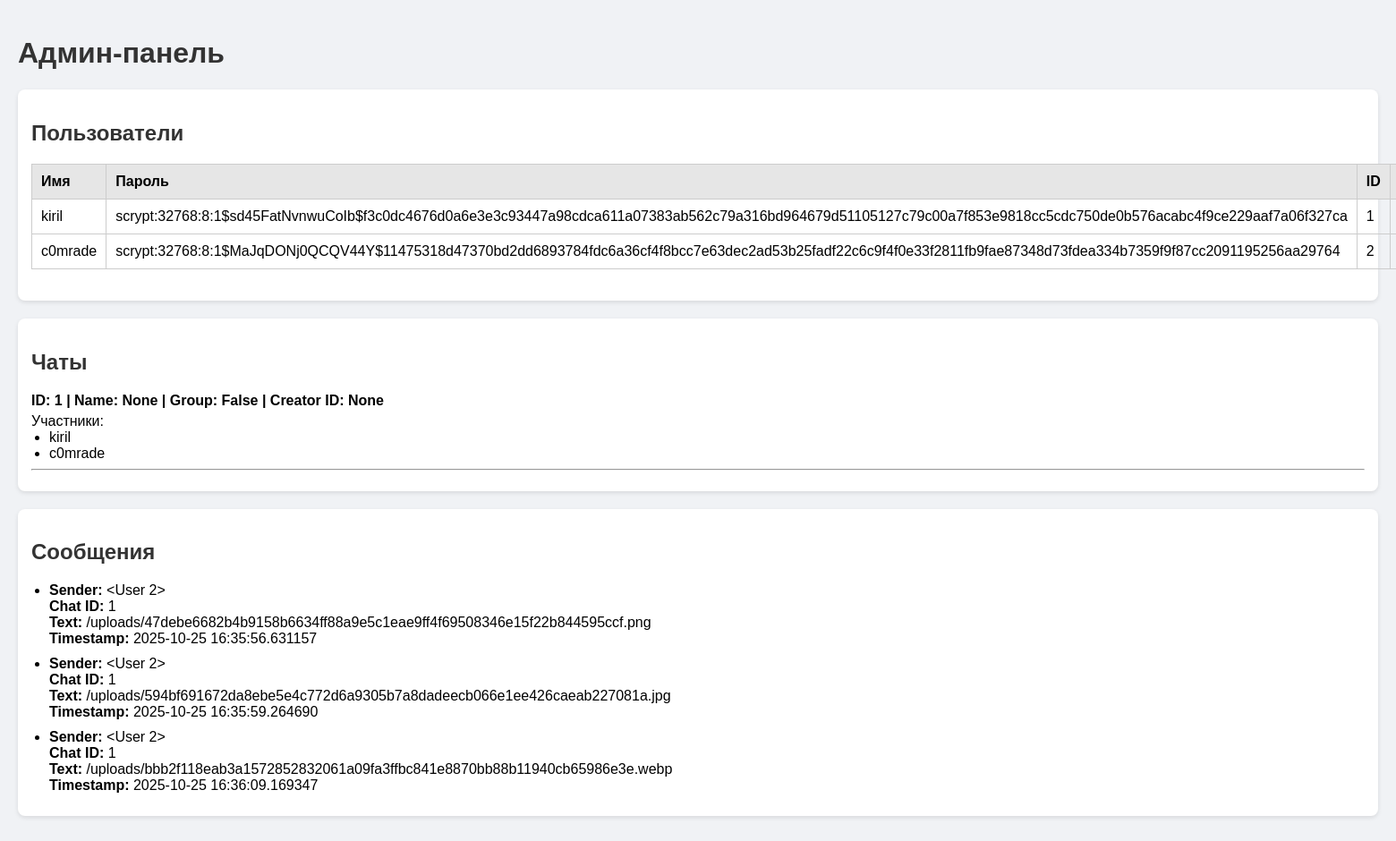
The page /admin on the database its author committed.
### backend/stuff/db.py (models this page shows, shortened)
class User(db.Model):
    __tablename__ = 'users'
    _id = db.Column(db.Integer, primary_key=True)
    name = db.Column(db.String(100), nullable=False)
    password = db.Column(db.String(100), nullable=False)
    messages = db.relationship('Message', back_populates='sender', lazy=True)
    isActive = db.Column(db.Boolean, default=False)

class Message(db.Model):
    __tablename__ = 'messages'
    _id = db.Column(db.Integer, primary_key=True)
    chat_id = db.Column(db.Integer, db.ForeignKey('chats._id'), nullable=False)
    sender_id = db.Column(db.Integer, db.ForeignKey('users._id'), nullable=False)
    text = db.Column(db.String(1000), nullable=False)
    timestamp = db.Column(db.DateTime, default=datetime.utcnow)
    sender = db.relationship('User', back_populates='messages')

### backend/stuff/routes.py (the view)
    @app.route('/admin')
    def admin():
        users_list = User.query.all()
        message_list = Message.query.all()
        chats_raw = Chat.query.all()
        chats = []
        for chat in chats_raw:
            participant_names = []
            for p in chat.participants:
                if p.user:
                    participant_names.append(p.user.name)
                else:
                    print(f"Warning: ChatParticipant {p._id} has no valid user")
            chats.append({
                "id": chat._id,
                "name": chat.name,
                "is_group": chat.is_group,
                "creator_id": chat.creator_id,
                "participants": participant_names
            })
        return render_template("Users.html", users=users_list, chats=chats, messages=message_list)

### backend/stuff/templates/Users.html (shortened to what this page needs)
<!DOCTYPE html>
<html lang="ru">
<head>
</head>
<body>
    <h1>Админ-панель</h1>
    <div class="card">
        <h2>Пользователи</h2>
        <table>
            <thead>
                <tr>
                    <th>Имя</th>
                    <th>Пароль</th>
                    <th>ID</th>
                    <th>Online</th>
                </tr>
            </thead>
            <tbody>
                {% for user in users %}
                <tr>
                    <td>{{ user.name }}</td>
                    <td>{{ user.password }}</td>
                    <td>{{ user._id }}</td>
                    <td>{{ user.isActive }}</td>
                </tr>
                {% else %}
                <tr>
                    <td colspan="2">Пользователи не найдены</td>
                </tr>
                {% endfor %}
            </tbody>
        </table>
    </div>
    <div class="card">
        <h2>Чаты</h2>
        {% for chat in chats %}
        <div class="chat-header">ID: {{ chat.id }} | Name: {{ chat.name }} | Group: {{ chat.is_group }} | Creator ID: {{ chat.creator_id }}</div>
        <span>Участники:</span>
        <ul>
            {% for name in chat.participants %}
                <li>{{ name }}</li>
            {% endfor %}
        </ul>
        <hr>
        {% endfor %}
    </div>
    <div class="card">
        <h2>Сообщения</h2>
        <ul class="message-list">
            {% for msg in messages %}
            <li>
                <strong>Sender:</strong> {{ msg.sender }}<br>
                <strong>Chat ID:</strong> {{ msg.chat_id }}<br>
                <strong>Text:</strong> {{ msg.text }}<br>
                <strong>Timestamp:</strong> {{ msg.timestamp }}<br>
            </li>
            {% else %}
            <li>Сообщений нет</li>
            {% endfor %}
        </ul>
    </div>
</body>
</html>

### backend/stuff/templates/Users.html (style rules this page uses)
body { font-family: Arial, sans-serif; background-color: #f0f2f5; margin: 0; padding: 20px; }
h1, h2, h3 { color: #333; }
table { width: 100%; border-collapse: collapse; margin-bottom: 20px; }
table, th, td { border: 1px solid #ccc; }
th, td { padding: 10px; text-align: left; }
th { background-color: #e6e6e6; }
.card { background-color: white; border-radius: 8px; padding: 15px; margin-bottom: 20px; box-shadow: 0 2px 5px rgba(0,0,0,0.1); }
ul { margin: 0; padding-left: 20px; }
.chat-header { font-weight: bold; margin-bottom: 5px; }
.message-list li { margin-bottom: 10px; }

### rows shown on the page
User: name "kiril", password "scrypt:32768:8:1$sd45FatNvnwuCoIb$f3c0dc4676d0a6e3e3c93447a98cdca611a07383ab562c79a316bd964679d51105127c79c00a7f853e9818cc5cdc750de0b576acabc4f9ce229aaf7a06f327ca", _id "1"
User: name "c0mrade", password "scrypt:32768:8:1$MaJqDONj0QCQV44Y$11475318d47370bd2dd6893784fdc6a36cf4f8bcc7e63dec2ad53b25fadf22c6c9f4f0e33f2811fb9fae87348d73fdea334b7359f9f87cc2091195256aa29764", _id "2"
Message: sender "<User 2>", chat_id "1", text "/uploads/47debe6682b4b9158b6634ff88a9e5c1eae9ff4f69508346e15f22b844595ccf.png", timestamp "2025-10-25 16:35:56.631157"
Message: sender "<User 2>", chat_id "1", text "/uploads/594bf691672da8ebe5e4c772d6a9305b7a8dadeecb066e1ee426caeab227081a.jpg", timestamp "2025-10-25 16:35:59.264690"
Message: sender "<User 2>", chat_id "1", text "/uploads/bbb2f118eab3a1572852832061a09fa3ffbc841e8870bb88b11940cb65986e3e.webp", timestamp "2025-10-25 16:36:09.169347"

### other values the page prints
{{ chat.id }} "1"
{{ chat.name }} "None"
{{ chat.is_group }} "False"
{{ chat.creator_id }} "None"
